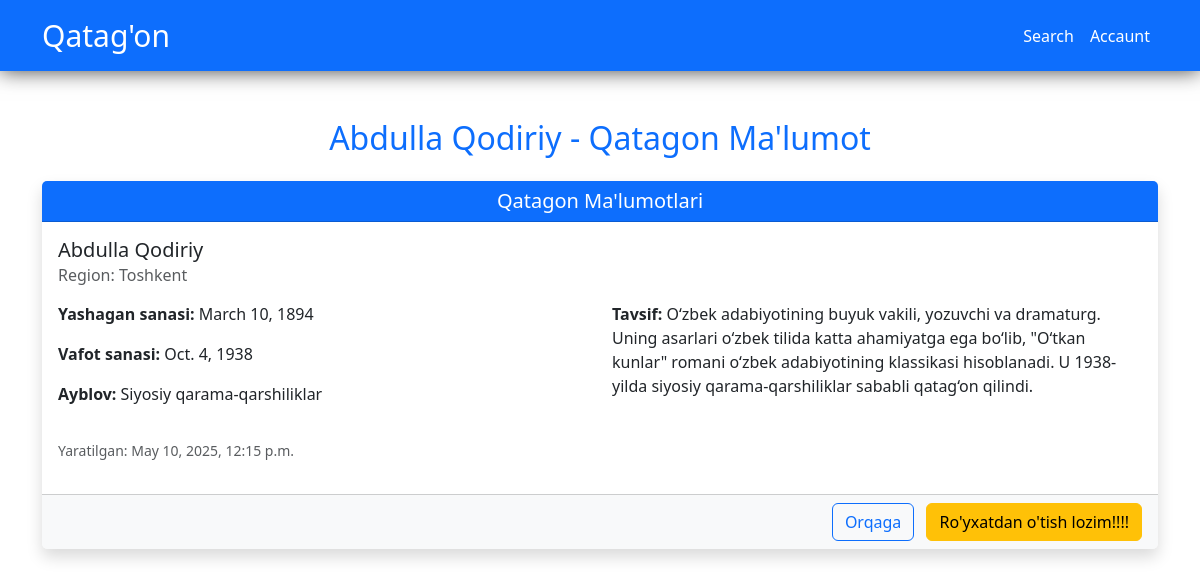
/detail/1, run on the app's committed database.
### qatagon/models.py (models this page shows, shortened)
class QatagonClass(models.Model):
    full_name = models.CharField(max_length=150, null=False, blank=False)
    birth_date = models.DateField(null=False, blank=False)
    died_date = models.DateField(null=False, blank=False)
    description = models.TextField()
    region = models.CharField(max_length=150)
    ayblov = models.CharField(max_length=150)
    created_at = models.DateTimeField(auto_now_add=True)

### qatagon/views.py (the view)
# urls.py: path('detail/<int:pk>', DetailViewQatagon.as_view(), name='detail'),
class DetailViewQatagon(DetailView):
    model = QatagonClass
    template_name = 'qatagon/detail.html'
    context_object_name = 'detail'

### templates/qatagon/detail.html (shortened to what this page needs)
{% extends 'base.html' %}
{% load static %}
{% block content %}
  <div class="container my-5">
    <h2 class="text-center text-primary mb-4">{{ detail.full_name }} - Qatagon Ma'lumot</h2>
    <div class="card border-0 shadow">
      <div class="card-header bg-primary text-white text-center">
        <h5 class="mb-0">Qatagon Ma'lumotlari</h5>
      </div>
      <div class="card-body">
        <h5 class="card-title">{{ detail.full_name }}</h5>
        <h6 class="card-subtitle text-muted mb-3">Region: {{ detail.region }}</h6>
        <div class="row">
          <div class="col-md-6 mb-3">
            <p>
              <strong>Yashagan sanasi:</strong> {{ detail.birth_date }}
            </p>
            <p>
              <strong>Vafot sanasi:</strong> {{ detail.died_date }}
            </p>
            <p>
              <strong>Ayblov:</strong> {{ detail.ayblov }}
            </p>
          </div>
          <div class="col-md-6 mb-3">
            <p>
              <strong>Tavsif:</strong> {{ detail.description }}
            </p>
          </div>
        </div>
        <p class="text-muted">
          <small>Yaratilgan: {{ detail.created_at }}</small>
        </p>
      </div>
      <div class="card-footer bg-light text-end">
        <a href="{% url 'qatagon:home' %}" class="btn btn-outline-primary me-2">Orqaga</a>
        {% if user.is_authenticated %}
          <a href="{% url 'qatagon:update' detail.pk %}" class="btn btn-warning me-2">Tahrirlash</a>
          <a href="{% url 'qatagon:delete' detail.pk %}" class="btn btn-danger">O'chirish</a>
        {% else %}
          <a href="{% url 'accaunt:signup' %}" class="btn btn-warning">Ro'yxatdan o'tish lozim!!!!</a>
        {% endif %}
      </div>
    </div>
  </div>
{% endblock %}

### data on the page
QatagonClass: full_name "Abdulla Qodiriy", region "Toshkent", birth_date "March 10, 1894", died_date "Oct. 4, 1938", ayblov "Siyosiy qarama-qarshiliklar", description "O‘zbek adabiyotining buyuk vakili, yozuvchi va dramaturg. Uning asarlari o‘zbek tilida katta ahamiyatga ega bo‘lib, \"O‘tkan kunlar\" romani o‘zbek adabiyotining klassikasi hisoblanadi. U 1938-yilda siyosiy qarama-qarshiliklar sababli qatag‘on qilindi.", created_at "May 10, 2025, 12:15 p.m."
